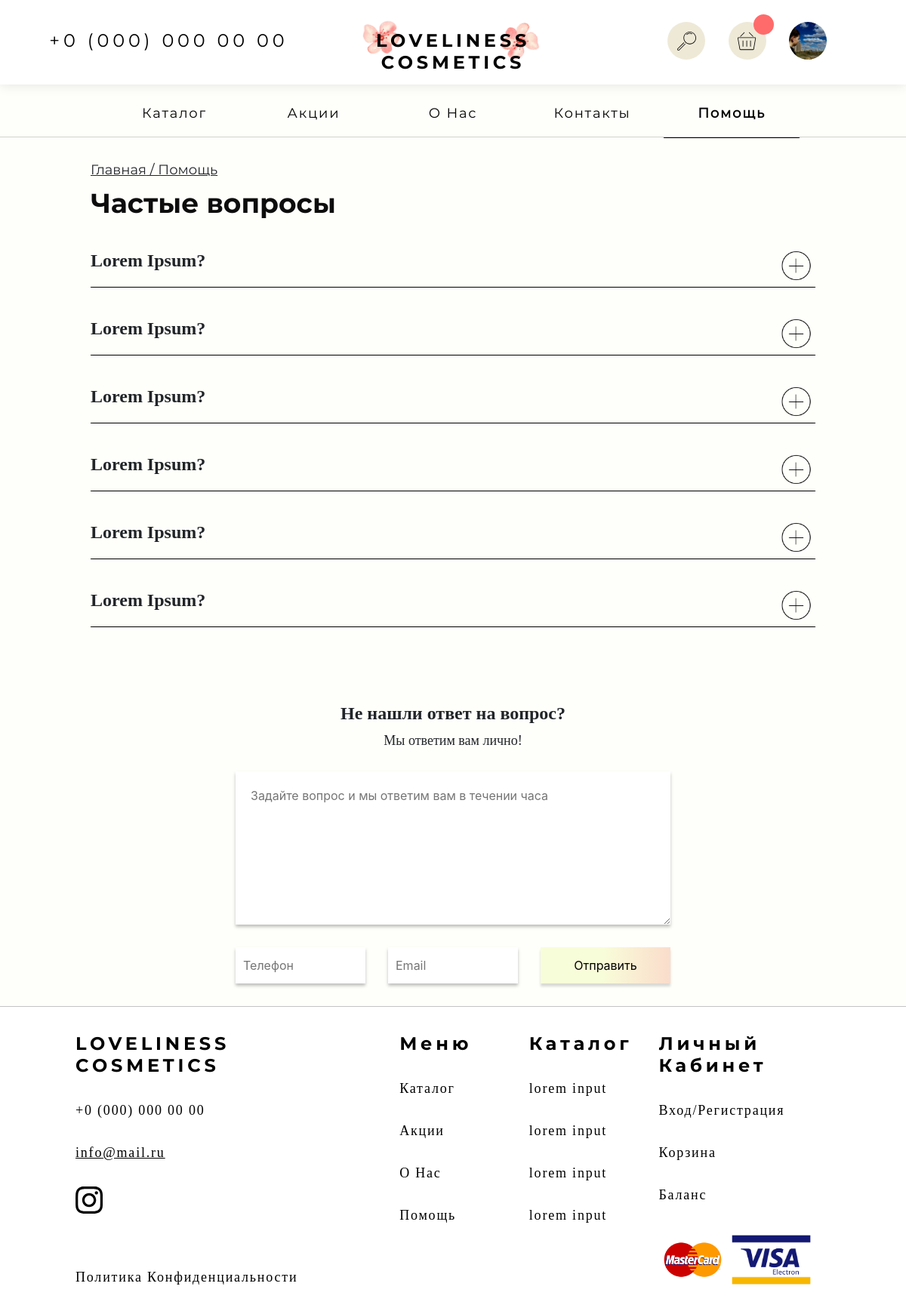
The page /support (signed in) on the database as committed earlier.
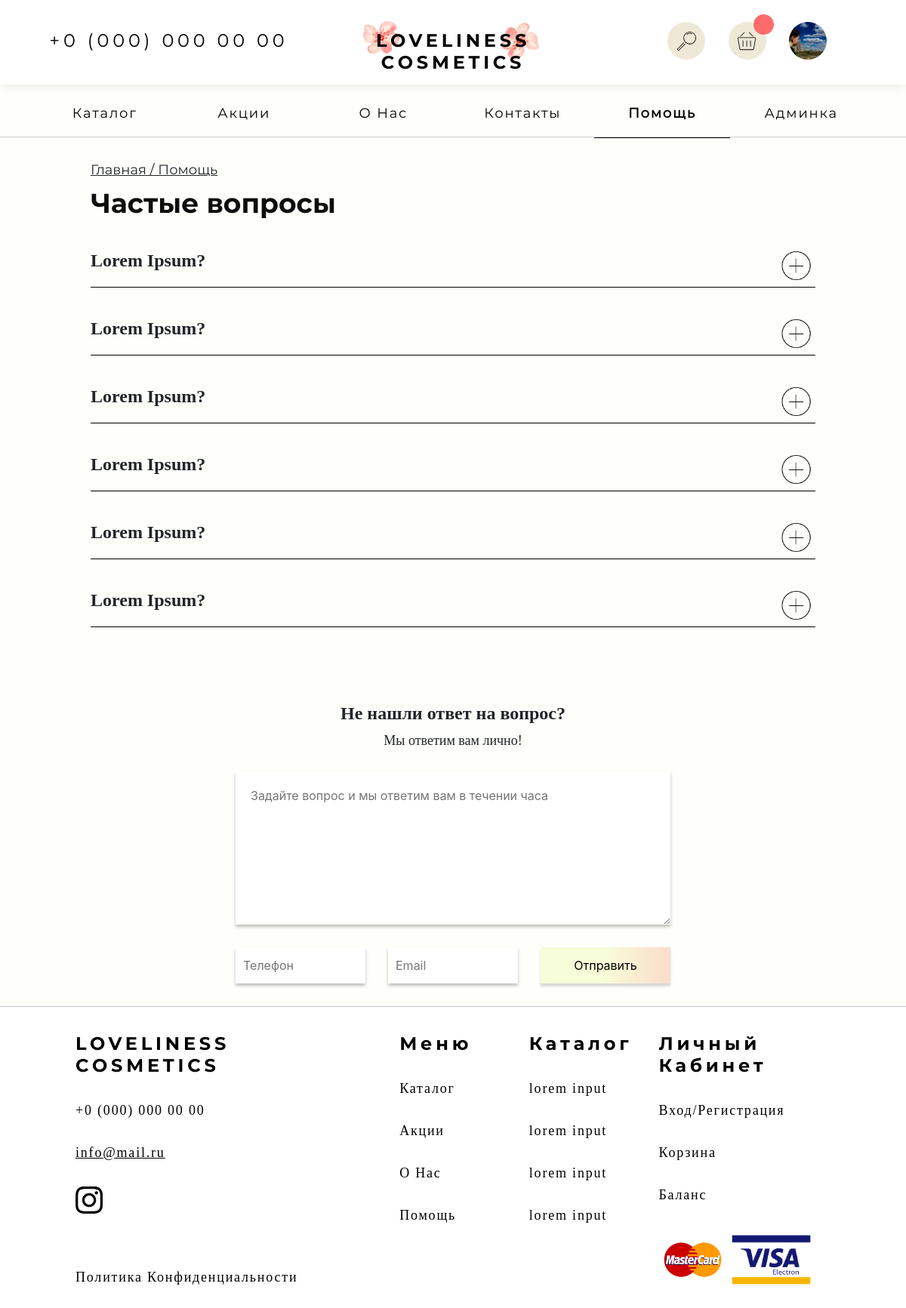
The same page on the database as committed later.
### main/views.py (the view)
def support(request):
    user = get_current_user(request)
    return render(request, "support.html", {
        "user": user,
    })

### main/views.py (called while the page is built)
def get_current_user(req):
    try:
        user_id = req.session["user_id"]
        role = req.session["role"]
        user = User.objects.get(id=user_id)
        return user
    except Exception as error:
        print(error)
        return None

### main/templates/support.html (shortened to what this page needs)
{% extends "base.html" %}
{% load static %}
{% block styles %}
    <link rel="stylesheet" href="{% static 'css/catalog.css' %}">
    <link rel="stylesheet" href="{% static 'css/support.css' %}">
{% endblock %}
{%block help%}active-menu{%endblock%}
{% block content %}
    <div class="wrap-content">
        <div class="top-block" style="margin-bottom: 0px;margin-top: 30px;">
            <div class="route">
                <a href="{%url 'main:index'%}">Главная</a> / Помощь
            </div>
        </div>
        <div class="title">Частые вопросы</div>
        <div class="question-block" id="question1">
            <div class="text-block">
                <div class="question-title">Lorem Ipsum?</div>
            </div>
            <div class="icon-block">
                <div class="open" id="1" onclick="Open_Close(this)"></div>
            </div>
        </div>
        <div class="question-block" id="question2">
            <div class="text-block">
                <div class="question-title">Lorem Ipsum?</div>
            </div>
            <div class="icon-block">
                <div class="open" id="2" onclick="Open_Close(this)"></div>
            </div>
        </div>
        <div class="question-block" id="question3">
            <div class="text-block">
                <div class="question-title">Lorem Ipsum?</div>
            </div>
            <div class="icon-block">
                <div class="open" id="3" onclick="Open_Close(this)"></div>
            </div>
        </div>
        <div class="question-block" id="question4">
            <div class="text-block">
                <div class="question-title">Lorem Ipsum?</div>
            </div>
            <div class="icon-block">
                <div class="open" id="4" onclick="Open_Close(this)"></div>
            </div>
        </div>
        <div class="question-block" id="question5">
            <div class="text-block">
                <div class="question-title">Lorem Ipsum?</div>
            </div>
            <div class="icon-block">
                <div class="open" id="5" onclick="Open_Close(this)"></div>
            </div>
        </div>
        <div class="question-block" id="question6">
            <div class="text-block">
                <div class="question-title">Lorem Ipsum?</div>
            </div>
            <div class="icon-block">
                <div class="open" id="6" onclick="Open_Close(this)"></div>
            </div>
        </div>
        <div class="form-wrap">
            <div class="form-title">
                Не нашли ответ на вопрос?
            </div>
            <div class="under-title">
                Мы ответим вам лично!
            </div>
            <textarea name="question" placeholder="Задайте вопрос и мы ответим вам в течении часа" class="question-input"></textarea>
                <div class="row" style="margin-bottom:30px">
                    <div class="col-md-4 col-6 input-mobile" >
                        <input class="question-input2" placeholder="Телефон">
                    </div>
                    <div class="col-md-4 col-6 input-mobile" >
                        <input class="question-input2" placeholder="Email">
                    </div>
                    <div class="col-md-4 col-9 input-mobile" >
                        <button class="question-button">Отправить</button>
                    </div>
                </div>
        </div>
    </div>
{% endblock %}

### main/templates/base.html (shortened to what the changed rows need)
{% load static %}
{% block links %}
    <head>
        <link rel="stylesheet" href="{%static 'css/alertify/alertify.min.css'%}">
        <link rel="stylesheet" href="{%static 'css/alertify/themes/default.min.css'%}">
        <link rel="stylesheet" href="{%static 'css/bootstrap/bootstrap.min.css'%}">
        <link rel="stylesheet" href="{%static 'css/main.css'%}">
        <link rel="stylesheet" href="{%static 'css/submenu.css'%}">
        {% block styles %}
        {% endblock %}
    </head>
{% endblock %}
{% block body%}
    <body style='overflow-x:hidden;'>
        <div class="wrap">
            {% block header %}
                <div class="menu hide-on-mobile">
                    <div class="center-menu">
                        {% if user.role == "admin"%}
                            <a href="{% url 'main:myadmin' %}">
                                <div class="menu-block {%block admin%}{%endblock%}">
                                    Админка
                                </div>
                            </a>
                        {%endif%}
                    </div>
                </div>
            {% endblock %}
        </div>
    </body>
{% endblock %}

Rows that differ between the two databases and show on the page:
changed User: role "user" → "admin" (drawn)
Other text that changed with them:
text now shown: "Админка"
